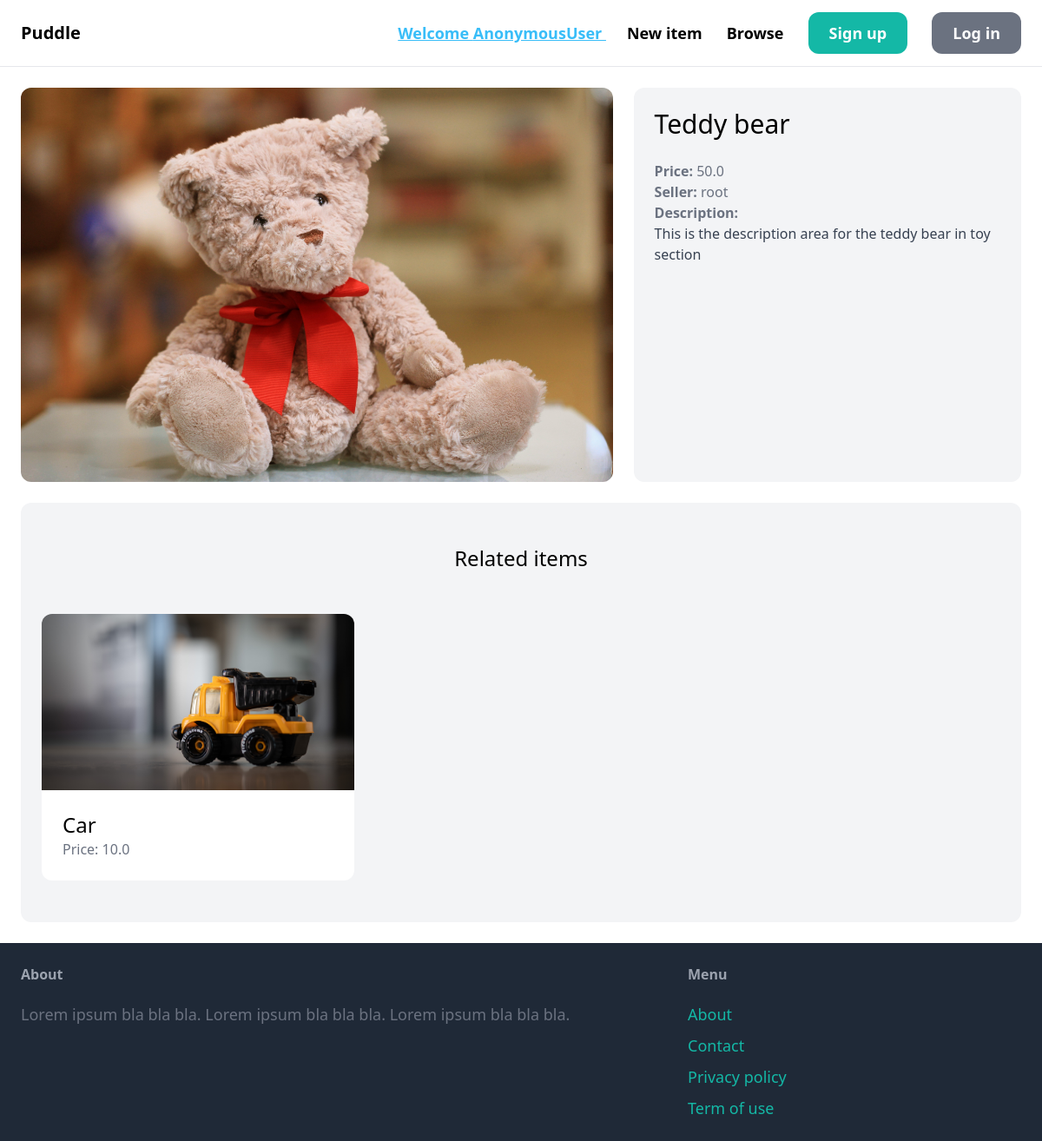
Page /items/4/ on the committed database.
### item/models.py (models this page shows)
class Item(models.Model):
    name = models.CharField(max_length=255)
    description = models.TextField(blank=True, null=True)
    price = models.FloatField()
    is_sold = models.BooleanField(default=False)
    created_at = models.DateTimeField(auto_now_add=True)
    created_by = models.ForeignKey(User, related_name="items", on_delete=models.CASCADE)
    category = models.ForeignKey(Category, related_name="items",on_delete=models.CASCADE)
    image = models.ImageField(upload_to="item_images", blank=True, null=True)

### item/views.py (the view)
# urls.py: path('<int:pk>/', views.details, name="detail"),
def details(request, pk):
    item = get_object_or_404(Item, pk=pk)
    related_items = Item.objects.filter(category = item.category, is_sold=False).exclude(pk=pk)[0:3]
    return render(request, 'item/detail.html', {
        'item': item,
        'related_items': related_items,
    })

### item/templates/item/detail.html (shortened to what this page needs)
{% extends 'core/base.html' %}
{% block content %}
<div class="grid grid-cols-5 gap-6">
    <div class="col-span-3">
        <img src="{{ item.image.url }}" class="rounded-xl">
    </div>
    <div class="col-span-2 p-6 bg-gray-100 rounded-xl">
        <h1 class="mb-6 text-3xl">{{ item.name }}</h1>
        <p class="text-gray-500"><strong>Price: </strong>{{ item.price }}</p>
        <p class="text-gray-500"><strong>Seller: </strong>{{ item.created_by.username }}</p>
        {% if item.description %}
            <p class="text-gray-700">
                <strong class="text-gray-500">Description:</strong><br>
                {{ item.description }}
            </p>
        {% endif %}
    </div>
</div>
<div class="mt-6 px-6 py-12 bg-gray-100 rounded-xl">
    <h2 class="mb-12 text-2xl text-center">Related items</h2>
    <div class="grid grid-cols-3 gap-3">
        {% for item in related_items %}
            <div>
                <a href="{% url 'item:detail' item.id %}">
                    <div>
                        <img src="{{ item.image.url }}" class="rounded-t-xl">
                    </div>
                    <div class="p-6 bg-white rounded-b-xl">
                        <h2 class="text-2xl">{{ item.name }}</h2>
                        <p class="text-gray-500">Price: {{ item.price }}</p>
                    </div>
                </a>
            </div>
        {% endfor %}
    </div>
</div>
{% endblock %}

### rows in the picture
Item: image (picture), name "Teddy bear", price "50.0", created_by.username "root", description "This is the description area for the teddy bear in toy section"
Item: image (picture), name "Car", price "10.0"

### other values in the picture
{{ request.user }} "AnonymousUser"
